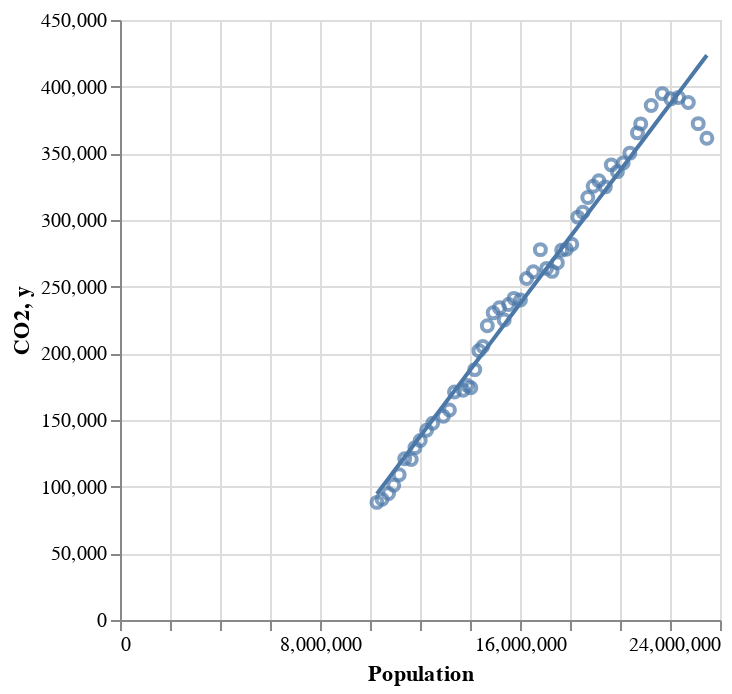

This figure's notebook cell:
### Markdown cell above
**[7.6]** Display the combine scatter plot and line chart to compare predictions against actuals

### Code cell
scatter_chart + line_chart

### Figure 1 — Vega-Lite specification as saved in the notebook (floating-point values rounded to 4 significant figures)
{"config": {"view": {"continuousWidth": 300, "continuousHeight": 300}}, "layer": [{"data": {"name": "data-a7a9e43416f36c0ff56a9cc3429ca693"}, "mark": {"type": "point"}, "encoding": {"x": {"field": "Population", "type": "quantitative"}, "y": {"field": "CO2", "type": "quantitative"}}}, {"data": {"name": "data-013faa45ce20cd414dcc5eb4fac46010"}, "mark": {"type": "line"}, "encoding": {"x": {"field": "Population", "type": "quantitative"}, "y": {"field": "y", "type": "quantitative"}}}], "$schema": "https://vega.github.io/schema/vega-lite/v5.20.1.json", "datasets": {"data-a7a9e43416f36c0ff56a9cc3429ca693": [{"Year": 1960, "Population": 10276477, "Life_expectancy": 70.82, "Urban_population": 54.2, "CO2": 88200.0, "Land_area": 7682000.0, "GDP": 18577668272, "Gross_savings": 31.19, "Interest_rate": null}, {"Year": 1961, "Population": 10483000, "Life_expectancy": 70.97, "Urban_population": 54.62, "CO2": 90590.0, "Land_area": 7682000.0, "GDP": 19652816665, "Gross_savings": 30.64, "Interest_rate": 2.207}, {"Year": 1962, "Population": 10742000, "Life_expectancy": 70.94, "Urban_population": 54.66, "CO2": 94910.0, "Land_area": 7682000.0, "GDP": 19892485161, "Gross_savings": 28.93, "Interest_rate": 5.58}, {"Year": 1963, "Population": 10950000, "Life_expectancy": 70.91, "Urban_population": 55.0, "CO2": 101000.0, "Land_area": 7682000.0, "GDP": 21507447643, "Gross_savings": 29.92, "Interest_rate": 3.274}, {"Year": 1964, "Population": 11167000, "Life_expectancy": 70.88, "Urban_population": 55.32, "CO2": 109000.0, "Land_area": 7682000.0, "GDP": 23764139321, "Gross_savings": 31.23, "Interest_rate": 1.731}, {"Year": 1965, "Population": 11388000, "Life_expectancy": 70.85, "Urban_population": 55.64, "CO2": 121000.0, "Land_area": 7682000.0, "GDP": 25936835032, "Gross_savings": 31.09, "Interest_rate": 2.264}, {"Year": 1966, "Population": 11651000, "Life_expectancy": 70.82, "Urban_population": 55.79, "CO2": 120300.0, "Land_area": 7682000.0, "GDP": 27268451114, "Gross_savings": 29.42, "Interest_rate": 2.617}, {"Year": 1967, "Population": 11799000, "Life_expectancy": 70.87, "Urban_population": 57.71, "CO2": 129300.0, "Land_area": 7682000.0, "GDP": 30397580916, "Gross_savings": 31.17, "Interest_rate": 0.4853}, {"Year": 1968, "Population": 12009000, "Life_expectancy": 70.92, "Urban_population": 59.41, "CO2": 134600.0, "Land_area": 7682000.0, "GDP": 32665472057, "Gross_savings": 29.58, "Interest_rate": 3.26}, {"Year": 1969, "Population": 12263000, "Life_expectancy": 70.97, "Urban_population": 60.96, "CO2": 142300.0, "Land_area": 7682000.0, "GDP": 36628961810, "Gross_savings": 31.8, "Interest_rate": 1.07}, {"Year": 1970, "Population": 12507000, "Life_expectancy": 71.02, "Urban_population": 62.64, "CO2": 147600.0, "Land_area": 7682000.0, "GDP": 41271138985, "Gross_savings": 32.67, "Interest_rate": 1.687}, {"Year": 1971, "Population": 12937000, "Life_expectancy": 71.07, "Urban_population": 63.46, "CO2": 152800.0, "Land_area": 7682000.0, "GDP": 45149512823, "Gross_savings": 31.58, "Interest_rate": 1.962}, {"Year": 1972, "Population": 13177000, "Life_expectancy": 71.46, "Urban_population": 63.1, "CO2": 157500.0, "Land_area": 7682000.0, "GDP": 51967289720, "Gross_savings": 30.93, "Interest_rate": 0.7834}, {"Year": 1973, "Population": 13380000, "Life_expectancy": 71.85, "Urban_population": 62.94, "CO2": 171000.0, "Land_area": 7682000.0, "GDP": 63737347854, "Gross_savings": 30.9, "Interest_rate": -1.504}, {"Year": 1974, "Population": 13723000, "Life_expectancy": 72.24, "Urban_population": 62.16, "CO2": 172400.0, "Land_area": 7682000.0, "GDP": 88831245394, "Gross_savings": 31.99, "Interest_rate": -6.02}, {"Year": 1975, "Population": 13893000, "Life_expectancy": 72.63, "Urban_population": 62.19, "CO2": 175900.0, "Land_area": 7682000.0, "GDP": 97170558514, "Gross_savings": 27.26, "Interest_rate": -5.338}, {"Year": 1976, "Population": 14033000, "Life_expectancy": 73.01, "Urban_population": 62.37, "CO2": 174200.0, "Land_area": 7682000.0, "GDP": 104921215177, "Gross_savings": 26.27, "Interest_rate": -3.599}, {"Year": 1977, "Population": 14192000, "Life_expectancy": 73.34, "Urban_population": 62.3, "CO2": 187800.0, "Land_area": 7682000.0, "GDP": 110201881165, "Gross_savings": 25.77, "Interest_rate": -1.385}, {"Year": 1978, "Population": 14358000, "Life_expectancy": 73.67, "Urban_population": 62.22, "CO2": 202000.0, "Land_area": 7682000.0, "GDP": 118338596887, "Gross_savings": 24.25, "Interest_rate": 1.053}, {"Year": 1979, "Population": 14514000, "Life_expectancy": 74.0, "Urban_population": 62.19, "CO2": 205100.0, "Land_area": 7682000.0, "GDP": 134712029990, "Gross_savings": 25.91, "Interest_rate": 0.4515}, {"Year": 1980, "Population": 14692000, "Life_expectancy": 74.33, "Urban_population": 62.07, "CO2": 220700.0, "Land_area": 7682000.0, "GDP": 149774930362, "Gross_savings": 26.8, "Interest_rate": -0.03343}, {"Year": 1981, "Population": 14927000, "Life_expectancy": 74.66, "Urban_population": 61.73, "CO2": 230400.0, "Land_area": 7682000.0, "GDP": 176642284918, "Gross_savings": 26.11, "Interest_rate": 2.107}, {"Year": 1982, "Population": 15178000, "Life_expectancy": 74.9, "Urban_population": 61.51, "CO2": 234100.0, "Land_area": 7682000.0, "GDP": 193770274743, "Gross_savings": 26.12, "Interest_rate": 1.416}, {"Year": 1983, "Population": 15369000, "Life_expectancy": 75.15, "Urban_population": 61.56, "CO2": 225000.0, "Land_area": 7682000.0, "GDP": 177030416472, "Gross_savings": 22.2, "Interest_rate": 2.051}, {"Year": 1984, "Population": 15544000, "Life_expectancy": 75.39, "Urban_population": 61.68, "CO2": 236600.0, "Land_area": 7682000.0, "GDP": 193242166274, "Gross_savings": 24.8, "Interest_rate": 3.372}, {"Year": 1985, "Population": 15758000, "Life_expectancy": 75.63, "Urban_population": 61.65, "CO2": 241200.0, "Land_area": 7682000.0, "GDP": 180234716576, "Gross_savings": 25.82, "Interest_rate": 7.444}, {"Year": 1986, "Population": 16018400, "Life_expectancy": 75.87, "Urban_population": 61.46, "CO2": 240000.0, "Land_area": 7682000.0, "GDP": 182036933408, "Gross_savings": 24.62, "Interest_rate": 8.026}, {"Year": 1987, "Population": 16263900, "Life_expectancy": 76.15, "Urban_population": 61.43, "CO2": 256100.0, "Land_area": 7682000.0, "GDP": 189060349391, "Gross_savings": 24.21, "Interest_rate": 7.501}, {"Year": 1988, "Population": 16532200, "Life_expectancy": 76.43, "Urban_population": 61.33, "CO2": 261100.0, "Land_area": 7682000.0, "GDP": 235659196740, "Gross_savings": 26.55, "Interest_rate": 6.412}, {"Year": 1989, "Population": 16814400, "Life_expectancy": 76.71, "Urban_population": 61.2, "CO2": 277800.0, "Land_area": 7682000.0, "GDP": 299267974921, "Gross_savings": 28.12, "Interest_rate": 6.596}, {"Year": 1990, "Population": 17065100, "Life_expectancy": 76.99, "Urban_population": 61.2, "CO2": 263700.0, "Land_area": 7682000.0, "GDP": 310777222008, "Gross_savings": 27.6, "Interest_rate": 9.67}, {"Year": 1991, "Population": 17284000, "Life_expectancy": 77.28, "Urban_population": 61.33, "CO2": 261500.0, "Land_area": 7682000.0, "GDP": 325310415195, "Gross_savings": 24.61, "Interest_rate": 10.07}, {"Year": 1992, "Population": 17495000, "Life_expectancy": 77.38, "Urban_population": 61.23, "CO2": 268000.0, "Land_area": 7682000.0, "GDP": 324878874106, "Gross_savings": 22.02, "Interest_rate": 8.947}, {"Year": 1993, "Population": 17667000, "Life_expectancy": 77.88, "Urban_population": 61.29, "CO2": 277400.0, "Land_area": 7682000.0, "GDP": 311544406970, "Gross_savings": 22.83, "Interest_rate": 8.447}, {"Year": 1994, "Population": 17855000, "Life_expectancy": 77.88, "Urban_population": 61.29, "CO2": 278100.0, "Land_area": 7682000.0, "GDP": 322211691456, "Gross_savings": 23.95, "Interest_rate": 7.985}, {"Year": 1995, "Population": 18072000, "Life_expectancy": 77.83, "Urban_population": 61.21, "CO2": 281900.0, "Land_area": 7682000.0, "GDP": 367216364716, "Gross_savings": 24.08, "Interest_rate": 8.055}, {"Year": 1996, "Population": 18311000, "Life_expectancy": 78.08, "Urban_population": 61.06, "CO2": 302200.0, "Land_area": 7682000.0, "GDP": 400302731411, "Gross_savings": 24.4, "Interest_rate": 6.849}, {"Year": 1997, "Population": 18517000, "Life_expectancy": 78.48, "Urban_population": 60.51, "CO2": 305800.0, "Land_area": 7682000.0, "GDP": 434568007513, "Gross_savings": 25.19, "Interest_rate": 5.861}, {"Year": 1998, "Population": 18711000, "Life_expectancy": 78.63, "Urban_population": 60.02, "CO2": 316900.0, "Land_area": 7682000.0, "GDP": 398899138574, "Gross_savings": 24.81, "Interest_rate": 5.342}, {"Year": 1999, "Population": 18926000, "Life_expectancy": 78.93, "Urban_population": 59.47, "CO2": 325300.0, "Land_area": 7682000.0, "GDP": 388608221582, "Gross_savings": 23.77, "Interest_rate": 6.188}, {"Year": 2000, "Population": 19153000, "Life_expectancy": 79.23, "Urban_population": 58.9, "CO2": 329400.0, "Land_area": 7682000.0, "GDP": 415222633926, "Gross_savings": 24.15, "Interest_rate": 5.008}, {"Year": 2001, "Population": 19413000, "Life_expectancy": 79.63, "Urban_population": 58.24, "CO2": 324800.0, "Land_area": 7682000.0, "GDP": 378376086723, "Gross_savings": 23.57, "Interest_rate": 2.123}, {"Year": 2002, "Population": 19651400, "Life_expectancy": 79.94, "Urban_population": 58.27, "CO2": 341400.0, "Land_area": 7682000.0, "GDP": 394648911679, "Gross_savings": 24.49, "Interest_rate": 3.405}, {"Year": 2003, "Population": 19895400, "Life_expectancy": 80.24, "Urban_population": 58.3, "CO2": 336300.0, "Land_area": 7682000.0, "GDP": 466488060571, "Gross_savings": 23.91, "Interest_rate": 3.393}, {"Year": 2004, "Population": 20127400, "Life_expectancy": 80.49, "Urban_population": 58.37, "CO2": 342700.0, "Land_area": 7682000.0, "GDP": 612490396927, "Gross_savings": 24.46, "Interest_rate": 3.619}, {"Year": 2005, "Population": 20394800, "Life_expectancy": 80.84, "Urban_population": 58.34, "CO2": 350200.0, "Land_area": 7682000.0, "GDP": 693407758232, "Gross_savings": 24.82, "Interest_rate": 3.335}, {"Year": 2006, "Population": 20697900, "Life_expectancy": 81.04, "Urban_population": 58.23, "CO2": 365300.0, "Land_area": 7682000.0, "GDP": 746054207847, "Gross_savings": 25.79, "Interest_rate": 2.398}, {"Year": 2007, "Population": 20827600, "Life_expectancy": 81.29, "Urban_population": 59.03, "CO2": 372100.0, "Land_area": 7682000.0, "GDP": 853099630996, "Gross_savings": 25.93, "Interest_rate": 3.032}, {"Year": 2008, "Population": 21249200, "Life_expectancy": 81.4, "Urban_population": 59.02, "CO2": 385900.0, "Land_area": 7682000.0, "GDP": 1053995523724, "Gross_savings": 26.12, "Interest_rate": 4.193}, {"Year": 2009, "Population": 21691700, "Life_expectancy": 81.54, "Urban_population": 58.98, "CO2": 394800.0, "Land_area": 7682000.0, "GDP": 927805183331, "Gross_savings": 27.61, "Interest_rate": 0.9704}, {"Year": 2010, "Population": 22031750, "Life_expectancy": 81.7, "Urban_population": 59.24, "CO2": 390900.0, "Land_area": 7682000.0, "GDP": 1146138465604, "Gross_savings": 25.82, "Interest_rate": 6.041}, {"Year": 2011, "Population": 22340024, "Life_expectancy": 81.9, "Urban_population": 59.6, "CO2": 391800.0, "Land_area": 7682000.0, "GDP": 1396649906339, "Gross_savings": 27.47, "Interest_rate": 1.397}, {"Year": 2012, "Population": 22733465, "Life_expectancy": 82.05, "Urban_population": 59.69, "CO2": 388100.0, "Land_area": 7682000.0, "GDP": 1546151783873, "Gross_savings": 27.49, "Interest_rate": 5.025}, {"Year": 2013, "Population": 23128129, "Life_expectancy": 82.15, "Urban_population": 59.79, "CO2": 372300.0, "Land_area": 7682000.0, "GDP": 1576184467015, "Gross_savings": 26.6, "Interest_rate": 6.311}, {"Year": 2014, "Population": 23475686, "Life_expectancy": 82.3, "Urban_population": 60.04, "CO2": 361300.0, "Land_area": 7682000.0, "GDP": 1467483705132, "Gross_savings": 26.32, "Interest_rate": 4.405}, {"Year": 2015, "Population": 23815995, "Life_expectancy": 82.4, "Urban_population": 60.32, "CO2": null, "Land_area": 7692000.0, "GDP": 1351693984525, "Gross_savings": 24.75, "Interest_rate": 6.159}, {"Year": 2016, "Population": 24190907, "Life_expectancy": 82.45, "Urban_population": 60.53, "CO2": null, "Land_area": 7692000.0, "GDP": 1208846993740, "Gross_savings": 23.1, "Interest_rate": 5.986}, {"Year": 2017, "Population": 24601860, "Life_expectancy": 82.5, "Urban_population": 60.66, "CO2": null, "Land_area": 7692000.0, "GDP": 1330135756844, "Gross_savings": 24.69, "Interest_rate": 1.451}, {"Year": 2018, "Population": 24982688, "Life_expectancy": 82.75, "Urban_population": 60.89, "CO2": null, "Land_area": null, "GDP": 1433904348500, "Gross_savings": 24.91, "Interest_rate": 3.304}], "data-013faa45ce20cd414dcc5eb4fac46010": [{"Population": 10276477, "y": 94560.0}, {"Population": 10483000, "y": 99710.0}, {"Population": 10742000, "y": 106200.0}, {"Population": 10950000, "y": 111400.0}, {"Population": 11167000, "y": 116800.0}, {"Population": 11388000, "y": 122300.0}, {"Population": 11651000, "y": 128800.0}, {"Population": 11799000, "y": 132500.0}, {"Population": 12009000, "y": 137800.0}, {"Population": 12263000, "y": 144100.0}, {"Population": 12507000, "y": 150200.0}, {"Population": 12937000, "y": 160900.0}, {"Population": 13177000, "y": 166900.0}, {"Population": 13380000, "y": 171900.0}, {"Population": 13723000, "y": 180500.0}, {"Population": 13893000, "y": 184700.0}, {"Population": 14033000, "y": 188200.0}, {"Population": 14192000, "y": 192200.0}, {"Population": 14358000, "y": 196300.0}, {"Population": 14514000, "y": 200200.0}, {"Population": 14692000, "y": 204600.0}, {"Population": 14927000, "y": 210500.0}, {"Population": 15178000, "y": 216800.0}, {"Population": 15369000, "y": 221500.0}, {"Population": 15544000, "y": 225900.0}, {"Population": 15758000, "y": 231200.0}, {"Population": 16018400, "y": 237700.0}, {"Population": 16263900, "y": 243800.0}, {"Population": 16532200, "y": 250500.0}, {"Population": 16814400, "y": 257600.0}, {"Population": 17065100, "y": 263800.0}, {"Population": 17284000, "y": 269300.0}, {"Population": 17495000, "y": 274500.0}, {"Population": 17667000, "y": 278800.0}, {"Population": 17855000, "y": 283500.0}, {"Population": 18072000, "y": 288900.0}, {"Population": 18311000, "y": 294900.0}, {"Population": 18517000, "y": 300000.0}, {"Population": 18711000, "y": 304800.0}, {"Population": 18926000, "y": 310200.0}, {"Population": 19153000, "y": 315900.0}, {"Population": 19413000, "y": 322300.0}, {"Population": 19651400, "y": 328300.0}, {"Population": 19895400, "y": 334400.0}, {"Population": 20127400, "y": 340100.0}, {"Population": 20394800, "y": 346800.0}, {"Population": 20697900, "y": 354400.0}, {"Population": 20827600, "y": 357600.0}, {"Population": 21249200, "y": 368100.0}, {"Population": 21691700, "y": 379100.0}, {"Population": 22031750, "y": 387600.0}, {"Population": 22340024, "y": 395300.0}, {"Population": 22733465, "y": 405100.0}, {"Population": 23128129, "y": 415000.0}, {"Population": 23475686, "y": 423600.0}]}}
